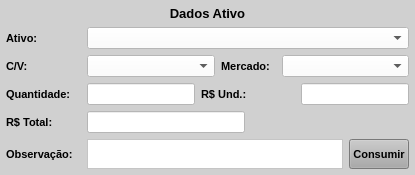
           <widget class="QWidget" name="widget_16" native="true">
            <property name="minimumSize">
             <size>
              <width>0</width>
              <height>150</height>
             </size>
            </property>
            <property name="maximumSize">
             <size>
              <width>16777215</width>
              <height>240</height>
             </size>
            </property>
            <property name="styleSheet">
             <string notr="true">background-color: rgb(208, 208, 208);</string>
            </property>
            <layout class="QVBoxLayout" name="verticalLayout_5">
             <property name="leftMargin">
              <number>6</number>
             </property>
             <property name="topMargin">
              <number>6</number>
             </property>
             <property name="rightMargin">
              <number>6</number>
             </property>
             <property name="bottomMargin">
              <number>6</number>
             </property>
             <item>
              <widget class="QLabel" name="label_titulo_3">
               <property name="maximumSize">
                <size>
                 <width>16777215</width>
                 <height>18</height>
                </size>
               </property>
               <property name="font">
                <font>
                 <pointsize>10</pointsize>
                 <weight>75</weight>
                 <bold>true</bold>
                </font>
               </property>
               <property name="text">
                <string>Dados Ativo</string>
               </property>
               <property name="alignment">
                <set>Qt::AlignCenter</set>
               </property>
              </widget>
             </item>
             <item>
              <widget class="QWidget" name="widget_18" native="true">
               <property name="minimumSize">
                <size>
                 <width>0</width>
                 <height>20</height>
                </size>
               </property>
               <property name="maximumSize">
                <size>
                 <width>16777215</width>
                 <height>30</height>
                </size>
               </property>
               <layout class="QHBoxLayout" name="horizontalLayout_10">
                <property name="leftMargin">
                 <number>0</number>
                </property>
                <property name="topMargin">
                 <number>0</number>
                </property>
                <property name="rightMargin">
                 <number>0</number>
                </property>
                <property name="bottomMargin">
                 <number>0</number>
                </property>
                <item>
                 <widget class="QLabel" name="label_32">
                  <property name="maximumSize">
                   <size>
                    <width>75</width>
                    <height>16777215</height>
                   </size>
                  </property>
                  <property name="font">
                   <font>
                    <pointsize>8</pointsize>
                    <weight>75</weight>
                    <bold>true</bold>
                   </font>
                  </property>
                  <property name="text">
                   <string>Ativo:</string>
                  </property>
                  <property name="alignment">
                   <set>Qt::AlignLeading|Qt::AlignLeft|Qt::AlignVCenter</set>
                  </property>
                 </widget>
                </item>
                <item>
                 <widget class="QComboBox" name="combo_Ativo">
                  <property name="sizePolicy">
                   <sizepolicy hsizetype="Preferred" vsizetype="Preferred">
                    <horstretch>0</horstretch>
                    <verstretch>0</verstretch>
                   </sizepolicy>
                  </property>
                  <property name="minimumSize">
                   <size>
                    <width>0</width>
                    <height>0</height>
                   </size>
                  </property>
                  <property name="maximumSize">
                   <size>
                    <width>16777215</width>
                    <height>16777215</height>
                   </size>
                  </property>
                  <property name="font">
                   <font>
                    <pointsize>8</pointsize>
                    <weight>50</weight>
                    <bold>false</bold>
                   </font>
                  </property>
                  <property name="styleSheet">
                   <string notr="true">background-color: rgb(255, 255, 255);</string>
                  </property>
                  <item>
                   <property name="text">
                    <string/>
                   </property>
                  </item>
                 </widget>
                </item>
               </layout>
              </widget>
             </item>
             <item>
              <widget class="QWidget" name="widget_24" native="true">
               <property name="minimumSize">
                <size>
                 <width>0</width>
                 <height>20</height>
                </size>
               </property>
               <property name="maximumSize">
                <size>
                 <width>16777215</width>
                 <height>30</height>
                </size>
               </property>
               <layout class="QHBoxLayout" name="horizontalLayout_17">
                <property name="leftMargin">
                 <number>0</number>
                </property>
                <property name="topMargin">
                 <number>0</number>
                </property>
                <property name="rightMargin">
                 <number>0</number>
                </property>
                <property name="bottomMargin">
                 <number>0</number>
                </property>
                <item>
                 <widget class="QLabel" name="label_47">
                  <property name="minimumSize">
                   <size>
                    <width>75</width>
                    <height>0</height>
                   </size>
                  </property>
                  <property name="maximumSize">
                   <size>
                    <width>75</width>
                    <height>16777215</height>
                   </size>
                  </property>
                  <property name="font">
                   <font>
                    <pointsize>8</pointsize>
                    <weight>75</weight>
                    <bold>true</bold>
                   </font>
                  </property>
                  <property name="text">
                   <string>C/V:</string>
                  </property>
                  <property name="alignment">
                   <set>Qt::AlignLeading|Qt::AlignLeft|Qt::AlignVCenter</set>
                  </property>
                 </widget>
                </item>
                <item>
                 <widget class="QComboBox" name="combo_C_V">
                  <property name="sizePolicy">
                   <sizepolicy hsizetype="Preferred" vsizetype="Preferred">
                    <horstretch>0</horstretch>
                    <verstretch>0</verstretch>
                   </sizepolicy>
                  </property>
                  <property name="minimumSize">
                   <size>
                    <width>0</width>
                    <height>0</height>
                   </size>
                  </property>
                  <property name="maximumSize">
                   <size>
                    <width>16777215</width>
                    <height>16777215</height>
                   </size>
                  </property>
                  <property name="font">
                   <font>
                    <pointsize>8</pointsize>
                    <weight>50</weight>
                    <bold>false</bold>
                   </font>
                  </property>
                  <property name="styleSheet">
                   <string notr="true">background-color: rgb(255, 255, 255);</string>
                  </property>
                  <item>
                   <property name="text">
                    <string/>
                   </property>
                  </item>
                  <item>
                   <property name="text">
                    <string>COMPRA</string>
                   </property>
                  </item>
                  <item>
                   <property name="text">
                    <string>VENDA</string>
                   </property>
                  </item>
                 </widget>
                </item>
                <item>
                 <widget class="QLabel" name="label_49">
                  <property name="minimumSize">
                   <size>
                    <width>55</width>
                    <height>0</height>
                   </size>
                  </property>
                  <property name="maximumSize">
                   <size>
                    <width>55</width>
                    <height>16777215</height>
                   </size>
                  </property>
                  <property name="font">
                   <font>
                    <pointsize>8</pointsize>
                    <weight>75</weight>
                    <bold>true</bold>
                   </font>
                  </property>
                  <property name="text">
                   <string>Mercado:</string>
                  </property>
                  <property name="alignment">
                   <set>Qt::AlignLeading|Qt::AlignLeft|Qt::AlignVCenter</set>
                  </property>
                 </widget>
                </item>
                <item>
                 <widget class="QComboBox" name="combo_Mercado">
                  <property name="sizePolicy">
                   <sizepolicy hsizetype="Preferred" vsizetype="Preferred">
                    <horstretch>0</horstretch>
                    <verstretch>0</verstretch>
                   </sizepolicy>
                  </property>
                  <property name="minimumSize">
                   <size>
                    <width>0</width>
                    <height>0</height>
                   </size>
                  </property>
                  <property name="maximumSize">
                   <size>
                    <width>16777215</width>
                    <height>16777215</height>
                   </size>
                  </property>
                  <property name="font">
                   <font>
                    <pointsize>8</pointsize>
                    <weight>50</weight>
                    <bold>false</bold>
                   </font>
                  </property>
                  <property name="styleSheet">
                   <string notr="true">background-color: rgb(255, 255, 255);</string>
                  </property>
                  <item>
                   <property name="text">
                    <string/>
                   </property>
                  </item>
                  <item>
                   <property name="text">
                    <string>FRACIONARIO</string>
                   </property>
                  </item>
                  <item>
                   <property name="text">
                    <string>VISTA</string>
                   </property>
                  </item>
                 </widget>
                </item>
               </layout>
              </widget>
             </item>
             <item>
              <widget class="QWidget" name="widget_19" native="true">
               <property name="minimumSize">
                <size>
                 <width>0</width>
                 <height>20</height>
                </size>
               </property>
               <property name="maximumSize">
                <size>
                 <width>16777215</width>
                 <height>30</height>
                </size>
               </property>
               <layout class="QHBoxLayout" name="horizontalLayout_11">
                <property name="leftMargin">
                 <number>0</number>
                </property>
                <property name="topMargin">
                 <number>0</number>
                </property>
                <property name="rightMargin">
                 <number>0</number>
                </property>
                <property name="bottomMargin">
                 <number>0</number>
                </property>
                <item>
                 <widget class="QLabel" name="label_33">
                  <property name="minimumSize">
                   <size>
                    <width>75</width>
                    <height>0</height>
                   </size>
                  </property>
                  <property name="maximumSize">
                   <size>
                    <width>75</width>
                    <height>16777215</height>
                   </size>
                  </property>
                  <property name="font">
                   <font>
                    <pointsize>8</pointsize>
                    <weight>75</weight>
                    <bold>true</bold>
                   </font>
                  </property>
                  <property name="text">
                   <string>Quantidade:</string>
                  </property>
                  <property name="alignment">
                   <set>Qt::AlignLeading|Qt::AlignLeft|Qt::AlignVCenter</set>
                  </property>
                 </widget>
                </item>
                <item>
                 <widget class="QLineEdit" name="line_Qtde">
                  <property name="sizePolicy">
                   <sizepolicy hsizetype="Preferred" vsizetype="Preferred">
                    <horstretch>0</horstretch>
                    <verstretch>0</verstretch>
                   </sizepolicy>
                  </property>
                  <property name="maximumSize">
                   <size>
                    <width>16777215</width>
                    <height>16777215</height>
                   </size>
                  </property>
                  <property name="font">
                   <font>
                    <pointsize>8</pointsize>
                   </font>
                  </property>
                  <property name="styleSheet">
                   <string notr="true">background-color: rgb(255, 255, 255);</string>
                  </property>
                  <property name="text">
                   <string/>
                  </property>
                  <property name="maxLength">
                   <number>45</number>
                  </property>
                  <property name="alignment">
                   <set>Qt::AlignLeading|Qt::AlignLeft|Qt::AlignVCenter</set>
                  </property>
                 </widget>
                </item>
                <item>
                 <widget class="QLabel" name="label_34">
                  <property name="maximumSize">
                   <size>
                    <width>16777215</width>
                    <height>16777215</height>
                   </size>
                  </property>
                  <property name="font">
                   <font>
                    <pointsize>8</pointsize>
                    <weight>75</weight>
                    <bold>true</bold>
                   </font>
                  </property>
                  <property name="text">
                   <string>R$ Und.:</string>
                  </property>
                  <property name="alignment">
                   <set>Qt::AlignLeading|Qt::AlignLeft|Qt::AlignVCenter</set>
                  </property>
                 </widget>
                </item>
                <item>
                 <widget class="QLineEdit" name="line_Unit">
                  <property name="sizePolicy">
                   <sizepolicy hsizetype="Preferred" vsizetype="Preferred">
                    <horstretch>0</horstretch>
                    <verstretch>0</verstretch>
                   </sizepolicy>
                  </property>
                  <property name="maximumSize">
                   <size>
                    <width>16777215</width>
                    <height>16777215</height>
                   </size>
                  </property>
                  <property name="font">
                   <font>
                    <pointsize>8</pointsize>
                   </font>
                  </property>
                  <property name="styleSheet">
                   <string notr="true">background-color: rgb(255, 255, 255);</string>
                  </property>
                  <property name="text">
                   <string/>
                  </property>
                  <property name="maxLength">
                   <number>45</number>
                  </property>
                  <property name="alignment">
                   <set>Qt::AlignLeading|Qt::AlignLeft|Qt::AlignVCenter</set>
                  </property>
                 </widget>
                </item>
               </layout>
              </widget>
             </item>
             <item>
              <widget class="QWidget" name="widget_20" native="true">
               <property name="minimumSize">
                <size>
                 <width>0</width>
                 <height>20</height>
                </size>
               </property>
               <property name="maximumSize">
                <size>
                 <width>16777215</width>
                 <height>30</height>
                </size>
               </property>
               <layout class="QHBoxLayout" name="horizontalLayout_12">
                <property name="leftMargin">
                 <number>0</number>
                </property>
                <property name="topMargin">
                 <number>0</number>
                </property>
                <property name="rightMargin">
                 <number>0</number>
                </property>
                <property name="bottomMargin">
                 <number>0</number>
                </property>
                <item>
                 <widget class="QLabel" name="label_35">
                  <property name="maximumSize">
                   <size>
                    <width>75</width>
                    <height>16777215</height>
                   </size>
                  </property>
                  <property name="font">
                   <font>
                    <pointsize>8</pointsize>
                    <weight>75</weight>
                    <bold>true</bold>
                   </font>
                  </property>
                  <property name="text">
                   <string>R$ Total:</string>
                  </property>
                  <property name="alignment">
                   <set>Qt::AlignLeading|Qt::AlignLeft|Qt::AlignVCenter</set>
                  </property>
                 </widget>
                </item>
                <item>
                 <widget class="QLineEdit" name="line_Total">
                  <property name="sizePolicy">
                   <sizepolicy hsizetype="Preferred" vsizetype="Preferred">
                    <horstretch>0</horstretch>
                    <verstretch>0</verstretch>
                   </sizepolicy>
                  </property>
                  <property name="maximumSize">
                   <size>
                    <width>16777215</width>
                    <height>16777215</height>
                   </size>
                  </property>
                  <property name="font">
                   <font>
                    <pointsize>8</pointsize>
                   </font>
                  </property>
                  <property name="styleSheet">
                   <string notr="true">background-color: rgb(255, 255, 255);</string>
                  </property>
                  <property name="text">
                   <string/>
                  </property>
                  <property name="maxLength">
                   <number>45</number>
                  </property>
                  <property name="alignment">
                   <set>Qt::AlignLeading|Qt::AlignLeft|Qt::AlignVCenter</set>
                  </property>
                  <property name="readOnly">
                   <bool>true</bool>
                  </property>
                 </widget>
                </item>
                <item>
                 <widget class="QLabel" name="label_36">
                  <property name="maximumSize">
                   <size>
                    <width>16777215</width>
                    <height>16777215</height>
                   </size>
                  </property>
                  <property name="font">
                   <font>
                    <pointsize>8</pointsize>
                    <weight>75</weight>
                    <bold>true</bold>
                   </font>
                  </property>
                  <property name="text">
                   <string/>
                  </property>
                  <property name="alignment">
                   <set>Qt::AlignLeading|Qt::AlignLeft|Qt::AlignVCenter</set>
                  </property>
                 </widget>
                </item>
               </layout>
              </widget>
             </item>
             <item>
              <widget class="QWidget" name="widget_21" native="true">
               <property name="minimumSize">
                <size>
                 <width>0</width>
                 <height>20</height>
                </size>
               </property>
               <property name="maximumSize">
                <size>
                 <width>16777215</width>
                 <height>30</height>
                </size>
               </property>
               <layout class="QHBoxLayout" name="horizontalLayout_13">
                <property name="leftMargin">
                 <number>0</number>
                </property>
                <property name="topMargin">
                 <number>0</number>
                </property>
                <property name="rightMargin">
                 <number>0</number>
                </property>
                <property name="bottomMargin">
                 <number>0</number>
                </property>
                <item>
                 <widget class="QLabel" name="label_37">
                  <property name="minimumSize">
                   <size>
                    <width>75</width>
                    <height>0</height>
                   </size>
                  </property>
                  <property name="maximumSize">
                   <size>
                    <width>75</width>
                    <height>16777215</height>
                   </size>
                  </property>
                  <property name="font">
                   <font>
                    <pointsize>8</pointsize>
                    <weight>75</weight>
                    <bold>true</bold>
                   </font>
                  </property>
                  <property name="text">
                   <string>Observação:</string>
                  </property>
                  <property name="alignment">
                   <set>Qt::AlignLeading|Qt::AlignLeft|Qt::AlignVCenter</set>
                  </property>
                 </widget>
                </item>
                <item>
                 <widget class="QPlainTextEdit" name="plain_Obs_Prod">
                  <property name="sizePolicy">
                   <sizepolicy hsizetype="Preferred" vsizetype="Preferred">
                    <horstretch>0</horstretch>
                    <verstretch>0</verstretch>
                   </sizepolicy>
                  </property>
                  <property name="minimumSize">
                   <size>
                    <width>0</width>
                    <height>0</height>
                   </size>
                  </property>
                  <property name="maximumSize">
                   <size>
                    <width>16777215</width>
                    <height>16777215</height>
                   </size>
                  </property>
                  <property name="styleSheet">
                   <string notr="true">background-color: rgb(255, 255, 255);</string>
                  </property>
                 </widget>
                </item>
                <item>
                 <widget class="QPushButton" name="btn_Consumir">
                  <property name="sizePolicy">
                   <sizepolicy hsizetype="Preferred" vsizetype="Preferred">
                    <horstretch>0</horstretch>
                    <verstretch>0</verstretch>
                   </sizepolicy>
                  </property>
                  <property name="minimumSize">
                   <size>
                    <width>60</width>
                    <height>0</height>
                   </size>
                  </property>
                  <property name="maximumSize">
                   <size>
                    <width>60</width>
                    <height>16777215</height>
                   </size>
                  </property>
                  <property name="font">
                   <font>
                    <pointsize>8</pointsize>
                    <weight>75</weight>
                    <bold>true</bold>
                   </font>
                  </property>
                  <property name="cursor">
                   <cursorShape>PointingHandCursor</cursorShape>
                  </property>
                  <property name="styleSheet">
                   <string notr="true">background-color: rgb(170, 170, 170);</string>
                  </property>
                  <property name="text">
                   <string>Consumir</string>
                  </property>
                 </widget>
                </item>
               </layout>
              </widget>
             </item>
            </layout>
           </widget>
